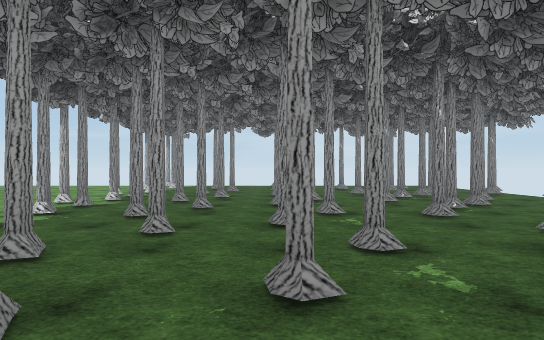
View 1 (above)

24 first-person views from a walk through a 3-D level made in the Unity game engine. The camera is 1.5 m above the floor, looks level and sees 80° across. The floor is counted in squares, 2 m on a side. Each view is taken from the middle of a square. On the plan, view 1 faces up. The plan holds only what a view shows up to about 11 squares ahead; the rest is blank. The place goes on beyond the plan. The player is left out. Some animated figures are left out. Some surface patterns are stand-ins.

View 2
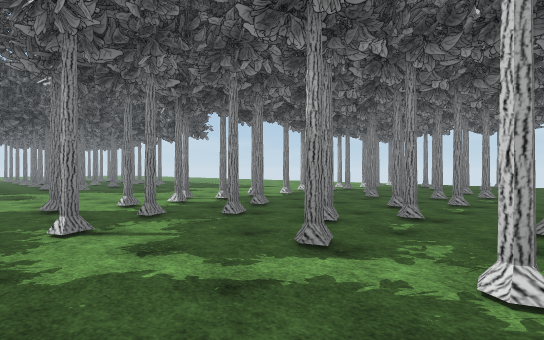

View 3
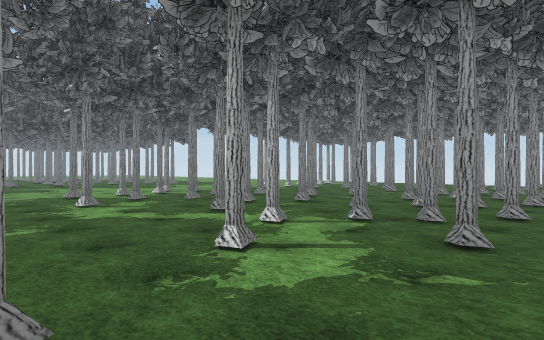

View 4
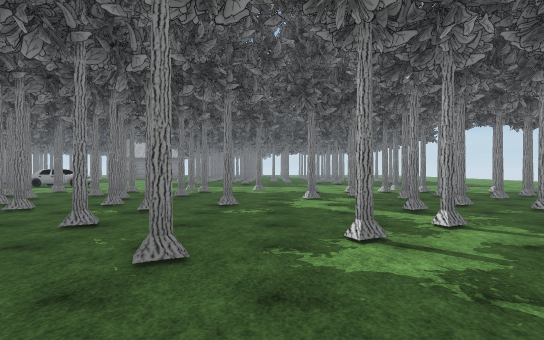

View 5
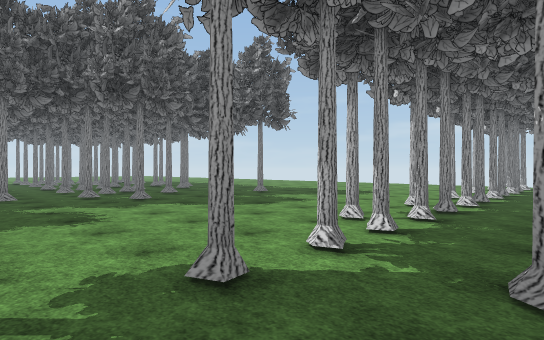

View 6
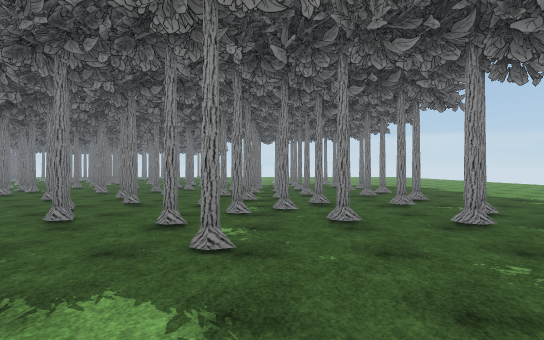

View 7
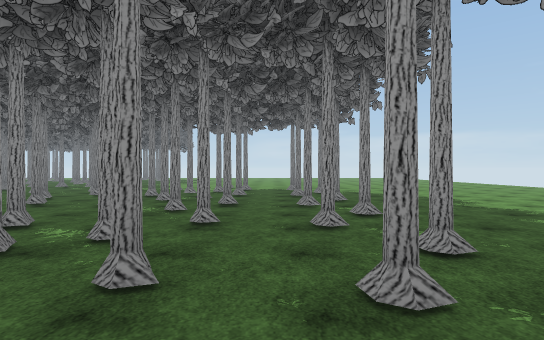

View 8
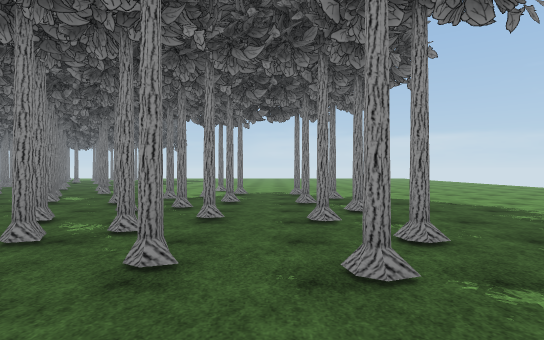

View 9
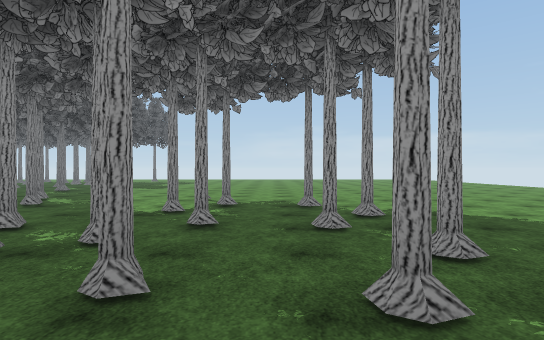

View 10
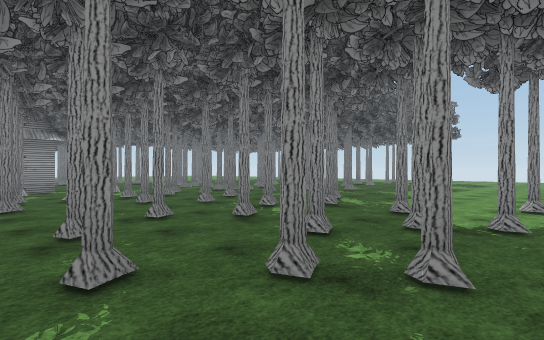

View 11
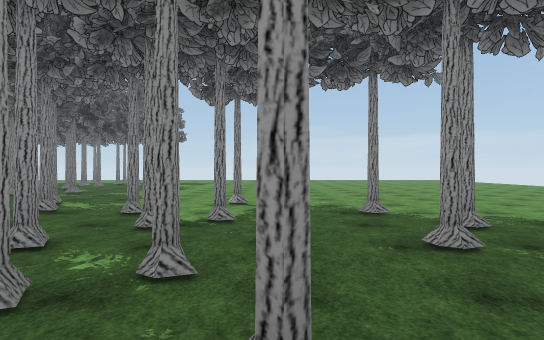

View 12
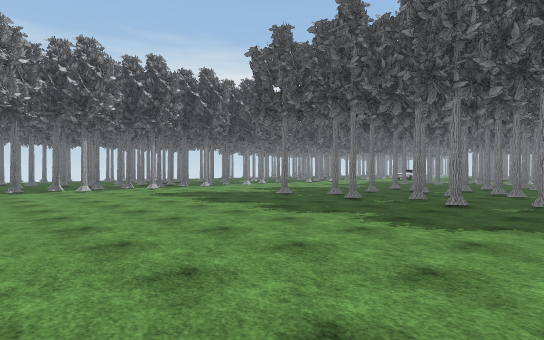

View 13
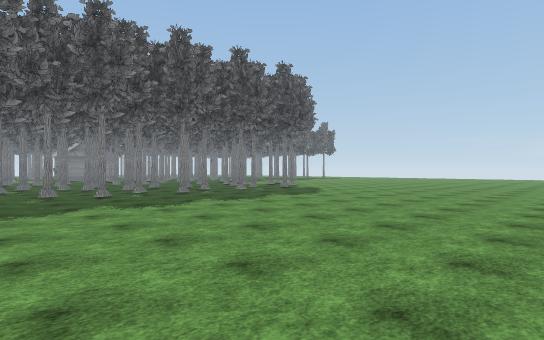

View 14
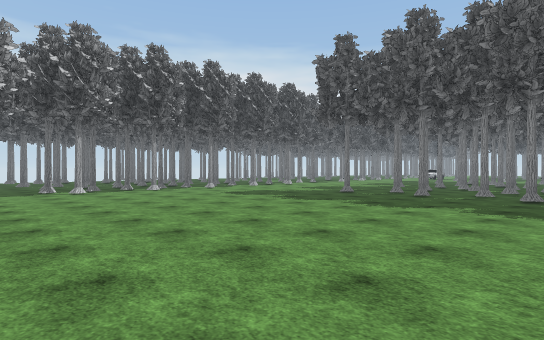

View 15
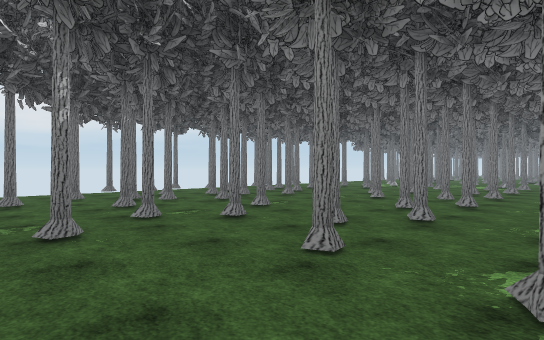

View 16
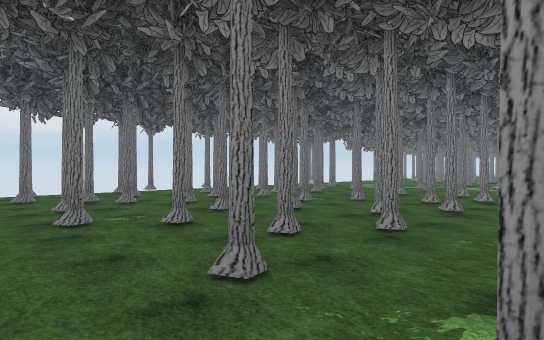

View 17
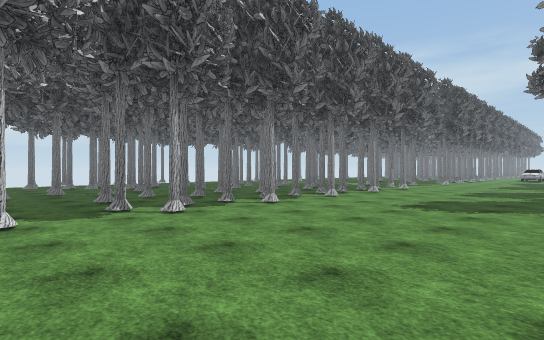

View 18
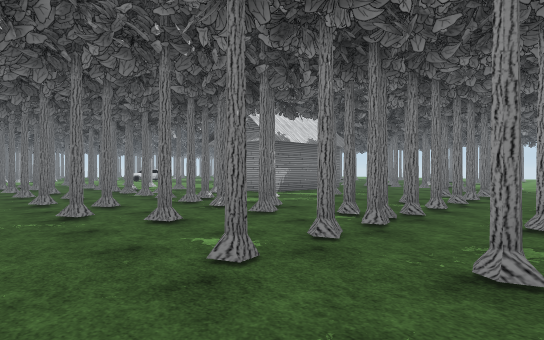

View 19
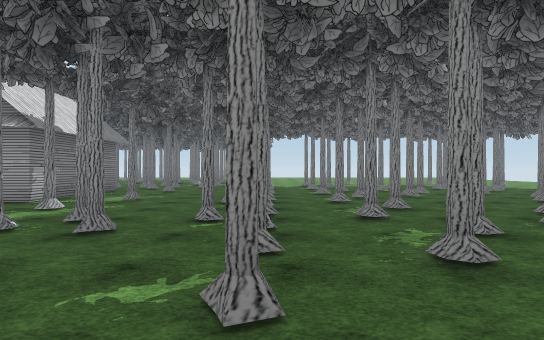

View 20
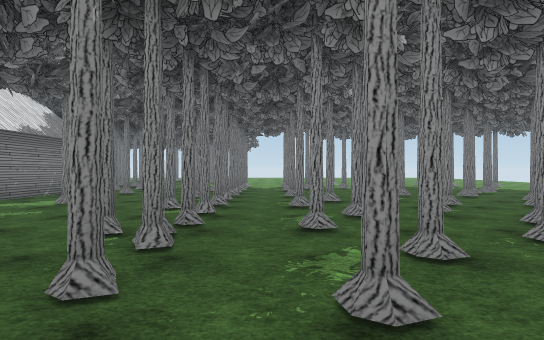

View 21
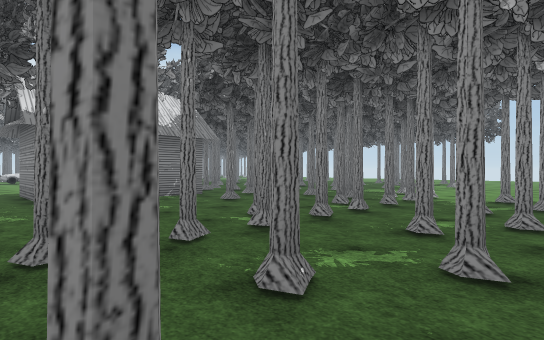

View 22
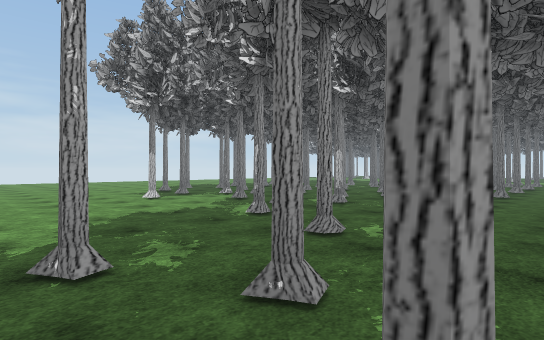

View 23
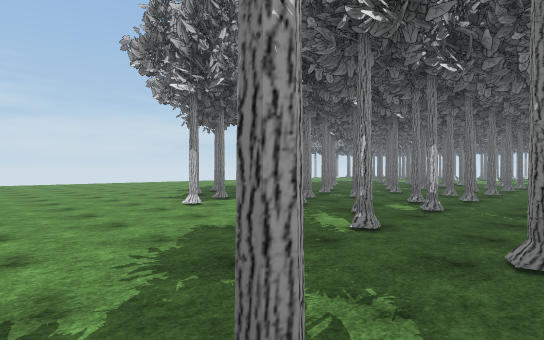

View 24
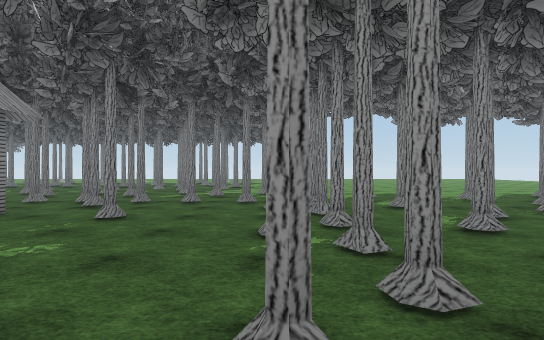

### Floor plan
Key: @ floor where view 1 was taken; # wall or solid block; x gap in a wall; . main floor; : floor 0.25 m higher than the main floor; T thing the floor can be seen under or through; O other object.
Columns run from 29 left of view 1 to 8 right of it. Each row starts with its distance up from view 1.
 15             ........ ..... ....
 14    ..........................#...#...
 13    ...........................#...#..
 12 .........................#.#.#...#...#
 11 ............................#....x...
 10 ...........................#..#.. ...
  9  ........................:.......#...
  8 .........................#.#..#.. ...
  7 .........................#...#......
  6 .......#....#.#.#..#........#.#...#
  5 .....#..#.#..#.#..#.....#..#....x..
  4  ...............................##.
  3  ....#.#..#.#..#.#.......#.#..#.##.
  2 ....T.T....#.............#...#...#..
  1 .....T..x#...#.....#........#.#...#.
  0 ...........................#.@......
 -1 .....#..#.#.#..#.#.......#..#...#...
 -2 ....#.#....#.#..:..   .. ............
 -3 .#.....#....#.#..        ....#...#..
 -4 .....#..#.#..#.          #....#...
 -5 .#.#...........          ..#.#....
 -6 ...:.:##.:##.             ..#....
 -7 ....#.###...             #.#..#
 -8 .#........                ....
 -9 ...##....OOO             :.#
-10 ......O..O               #
-11 ...:.....OO
-12 ...##....O
-13 ......O..OO
-14 ....#.....
-15 .....#.##.#
-16 ...##.......
-17  #.:..#.#.#.
-18  ...#..#.#.#

Where each view was taken, in squares from view 1:
view 1: 0 up, 0 right, facing up
view 2: 2 down, 3 right, facing up-left
view 3: 3 down, 6 right, facing up-left
view 4: 2 down, 7 right, facing left
view 5: 2 down, 2 left, facing up-left
view 6: 2 up, 7 left, facing left
view 7: 4 up, 12 left, facing left
view 8: 4 up, 14 left, facing left
view 9: 4 up, 17 left, facing left
view 10: 3 up, 18 left, facing down-left
view 11: 3 up, 18 left, facing left
view 12: 13 up, 17 left, facing down-right
view 13: 15 up, 12 left, facing down-left
view 14: 15 up, 16 left, facing down-right
view 15: 15 up, 4 left, facing down-right
view 16: 14 up, 4 left, facing down-right
view 17: 15 up, 10 left, facing down-right
view 18: 2 down, 28 left, facing down-right
view 19: 2 down, 26 left, facing down
view 20: 3 down, 27 left, facing down
view 21: 8 down, 29 left, facing down-right
view 22: 6 down, 29 left, facing up-right
view 23: 4 down, 29 left, facing up-right
view 24: 8 down, 25 left, facing down
